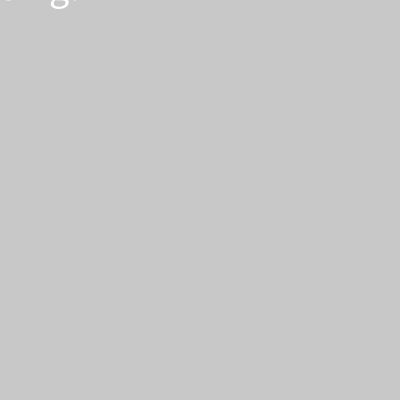
Frame 1 (no input)
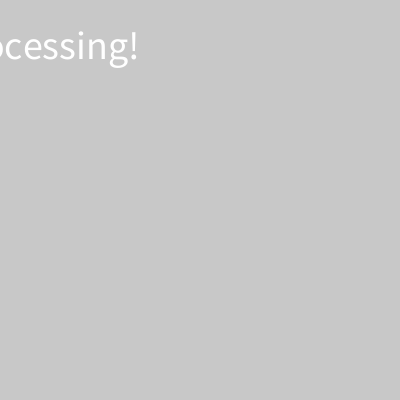
Frame 60 (the mouse pressed at the canvas centre just before this capture)
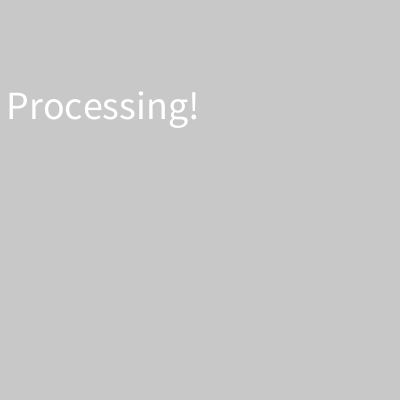
Frame 120 (the mouse held since frame 60 and released just before this capture)

The Processing sketch that drew these frames (run headless with seeded random() and noise(); from frame 60 on, the mouse is pressed at the canvas centre):

// Processing sketch: text_transicion_2
// ── text_transicion_2.pde
int tamFont = 0;
int posX;
int posY;

void setup(){
  size(400,400);
  posX = -width/2;
  posX = -height/2;
}

void draw(){
  background(200);
  textSize(40);
  text("Hola Processing!", posX, posY);
  posX++;
  posY++;
}
